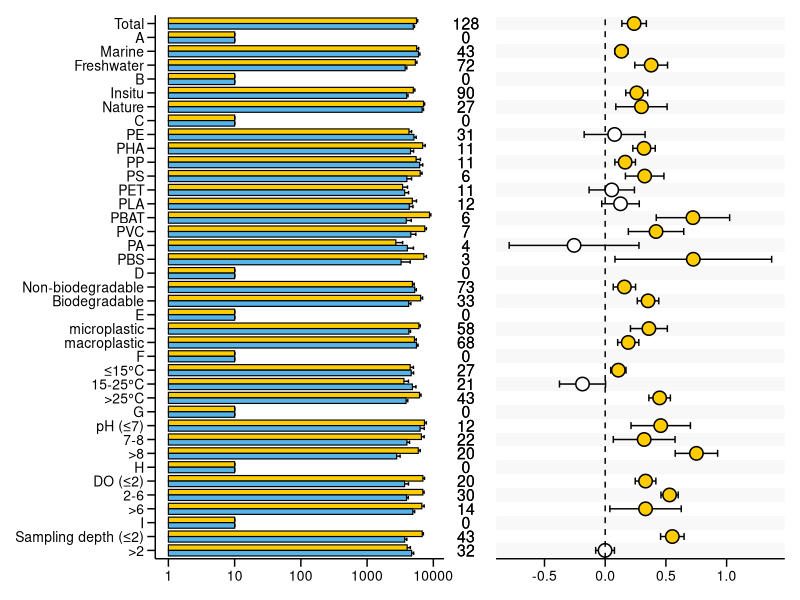
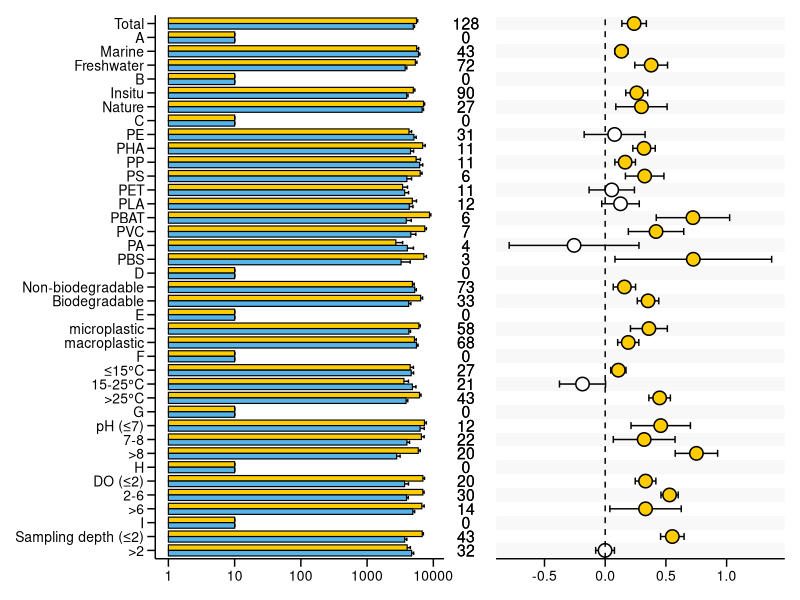

Recreate these plots in R, in order.
pkgs <- c("tidyverse", "patchwork")
for (p in pkgs) {
  if (!requireNamespace(p, quietly = TRUE)) {
    install.packages(p)
  }
  library(p, character.only = TRUE)
}

effect_df_1a <- read.csv("./data/Fig1a_effect.csv") %>%
  arrange(sequence)
stats_df_1a <- read.csv("./data/Fig1a_stats.csv") %>%
  mutate(var = factor(var, levels = rev(effect_df_1a$var)))

# Left panel: mean values with SE
bar_plot_1a <- ggplot(stats_df_1a, aes(var, Mean, fill = Treatment)) +
  annotate(
    "rect",
    xmin = seq(0.5, n_distinct(stats_df_1a$var) - 0.5, by = 2),
    xmax = seq(1.5, n_distinct(stats_df_1a$var) + 0.5, by = 2),
    ymin = -Inf, ymax = Inf,
    fill = "gray95", alpha = 0.5
  ) +
  geom_errorbar(
    aes(ymin = Mean - se, ymax = Mean + se),
    width = 0.5, position = position_dodge(0.8), linewidth = 0.5
  ) +
  geom_col(
    position = position_dodge(0.8),
    width = 0.8, colour = "black", linewidth = 0.4
  ) +
  scale_fill_manual(values = c("Plastisphere" = "#FFCC00", "environment" = "#56B4E9")) +
  coord_flip() +
  labs(x = NULL, y = NULL) +
  theme(
    panel.background = element_rect(fill = "transparent"),
    panel.grid = element_blank(),
    axis.ticks.length = unit(0.4, "lines"),
    axis.ticks = element_line(color = "black"),
    axis.line = element_line(colour = "black"),
    axis.title.x = element_text(colour = "black", size = 12),
    axis.text = element_text(colour = "black", size = 10),
    legend.title = element_blank(),
    legend.text = element_text(size = 12, colour = "black", margin = margin(r = 20)),
    legend.position = c(-1, -0.1),
    legend.direction = "horizontal",
    legend.key.width = unit(0.8, "cm"),
    legend.key.height = unit(0.5, "cm")
  ) +
  scale_y_log10()

# Right panel: effect estimates with CI (exclude baseline group)
effect_df_1a$var <- factor(effect_df_1a$var, levels = levels(stats_df_1a$var))
effect_df_1a$psig <- as.character(signif(effect_df_1a$p.value, 3))
non_baseline_effects_1a <- subset(effect_df_1a, Group != "b")

scatter_plot_1a <- ggplot(effect_df_1a, aes(var, estimate)) +
  annotate(
    "rect",
    xmin = seq(0.5, n_distinct(effect_df_1a$var) - 0.5, by = 2),
    xmax = seq(1.5, n_distinct(effect_df_1a$var) + 0.5, by = 2),
    ymin = -Inf, ymax = Inf,
    fill = "gray95", alpha = 0.5
  ) +
  {
    if (nrow(non_baseline_effects_1a) > 0) {
      list(
        geom_errorbar(
          data = non_baseline_effects_1a,
          aes(ymin = conf.low, ymax = conf.high),
          width = 0.5, size = 0.5, color = "black"
        ),
        geom_point(
          data = non_baseline_effects_1a,
          aes(fill = Group),
          shape = 21, size = 4, color = "black", stroke = 0.8
        )
      )
    }
  } +
  geom_hline(yintercept = 0, linetype = "dashed", color = "black") +
  scale_fill_manual(values = c("plastisphere" = "#FFCC00", "ckenvironment" = "#56B4E9", "none" = "white")) +
  coord_flip() +
  labs(x = NULL, y = NULL) +
  theme(
    panel.background = element_rect(fill = "transparent"),
    panel.grid = element_blank(),
    axis.ticks.length = unit(0.4, "lines"),
    axis.ticks = element_line(color = "black"),
    axis.line = element_line(colour = "black"),
    axis.title.x = element_text(colour = "black", size = 12),
    axis.text = element_text(colour = "black", size = 10),
    axis.text.y = element_blank(),
    legend.position = "none",
    axis.line.y = element_blank(),
    axis.ticks.y = element_blank(),
    plot.title = element_text(size = 15, colour = "black", hjust = 0.5)
  ) +
  scale_x_discrete(limits = levels(effect_df_1a$var))

# Middle panel: sample size labels
mid_counts_1a <- ggplot(stats_df_1a, aes(var, x = 1, label = n)) +
  geom_text(color = "black", size = 4) +
  theme_void()

# Combine panels and export
fig1a_plot <- bar_plot_1a + mid_counts_1a + scatter_plot_1a + plot_layout(widths = c(2, 0.2, 2))
fig1a_plot
ggsave(fig1a_plot,
  filename = "./figures/Fig1a.pdf",
  family = "ArialMT", height = 8, width = 8
)
